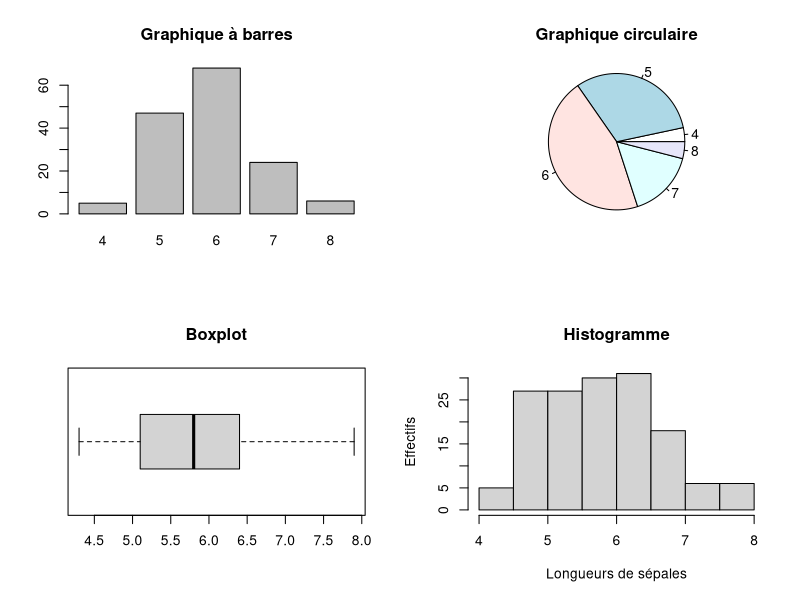

Here is the R script that generated this plot:
## ---- chunk 1
knitr::opts_chunk$set(
  collapse = TRUE,
  comment = "#>",
  fig.path = "man/figures/README-",
  out.width = "100%"
)
## ---- chunk 2
# Nous divisons l'espace d'affichage en un tableau à deux lignes et deux colonnes
par(mfrow=c(2,2)) 
# Histogramme des longueurs de sépales arrondies à un chiffre
barplot(table(round(iris$Sepal.Length,0)), main="Graphique à barres") 
# Diagramme circulaire à secteurs des longueurs de sépales arrondies à un chiffre
pie(table(round(iris$Sepal.Length,0)), main="Graphique circulaire", radius=1) 
# Boxplot des longueurs de sépales
boxplot(main="Boxplot",iris$Sepal.Length, horizontal=TRUE)
# Histogramme des longueurs de sépales
hist(iris$Sepal.Length, main="Histogramme",xlab="Longueurs de sépales",ylab="Effectifs")

